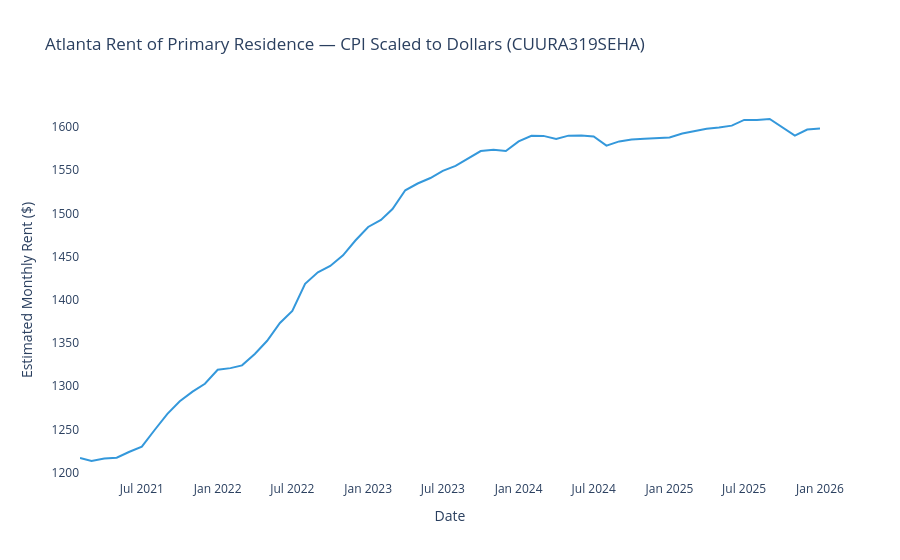

This figure's notebook cell:
### Code cell
# Rescale CPI index → dollar rents
col = fred_df.columns[1]  # second column is the value column
cpi_latest = fred_df[col].iloc[-1]
fred_df["rent_dollars"] = (fred_df[col] / cpi_latest * acs_anchor).round(2)

fig = px.line(
    fred_df, x="date", y="rent_dollars",
    title="Atlanta Rent of Primary Residence — CPI Scaled to Dollars (CUURA319SEHA)",
    labels={"rent_dollars":"Estimated Monthly Rent ($)","date":"Date"},
    color_discrete_sequence=["#3498db"]
)
fig.update_layout(plot_bgcolor="white", paper_bgcolor="white")
fig.show()

### Figure 1 — Plotly figure (JSON) as saved in the notebook; plotly's stock layout.template omitted (floating-point values rounded to 4 significant figures)
{"data": [{"hovertemplate": "Date=%{x}<br>Estimated Monthly Rent ($)=%{y}<extra></extra>", "legendgroup": "", "line": {"color": "#3498db", "dash": "solid"}, "marker": {"symbol": "circle"}, "mode": "lines", "name": "", "orientation": "v", "showlegend": false, "type": "scatter", "x": ["2021-02-01", "2021-03-01", "2021-04-01", "2021-05-01", "2021-06-01", "2021-07-01", "2021-08-01", "2021-09-01", "2021-10-01", "2021-11-01", "2021-12-01", "2022-01-01", "2022-02-01", "2022-03-01", "2022-04-01", "2022-05-01", "2022-06-01", "2022-07-01", "2022-08-01", "2022-09-01", "2022-10-01", "2022-11-01", "2022-12-01", "2023-01-01", "2023-02-01", "2023-03-01", "2023-04-01", "2023-05-01", "2023-06-01", "2023-07-01", "2023-08-01", "2023-09-01", "2023-10-01", "2023-11-01", "2023-12-01", "2024-01-01", "2024-02-01", "2024-03-01", "2024-04-01", "2024-05-01", "2024-06-01", "2024-07-01", "2024-08-01", "2024-09-01", "2024-10-01", "2024-11-01", "2024-12-01", "2025-01-01", "2025-02-01", "2025-03-01", "2025-04-01", "2025-05-01", "2025-06-01", "2025-07-01", "2025-08-01", "2025-09-01", "2025-11-01", "2025-12-01", "2026-01-01"], "xaxis": "x", "y": [1217.0, 1213.0, 1216.0, 1217.0, 1224.0, 1230.0, 1249.0, 1268.0, 1283.0, 1294.0, 1303.0, 1319.0, 1321.0, 1324.0, 1337.0, 1353.0, 1373.0, 1387.0, 1418.0, 1432.0, 1439.0, 1451.0, 1469.0, 1484.0, 1492.0, 1505.0, 1527.0, 1535.0, 1541.0, 1549.0, 1555.0, 1564.0, 1572.0, 1574.0, 1572.0, 1583.0, 1590.0, 1590.0, 1586.0, 1590.0, 1590.0, 1589.0, 1578.0, 1583.0, 1586.0, 1586.0, 1587.0, 1588.0, 1592.0, 1595.0, 1598.0, 1599.0, 1602.0, 1608.0, 1608.0, 1609.0, 1590.0, 1597.0, 1598.0], "yaxis": "y"}], "layout": {"legend": {"tracegroupgap": 0}, "paper_bgcolor": "white", "plot_bgcolor": "white", "title": {"text": "Atlanta Rent of Primary Residence — CPI Scaled to Dollars (CUURA319SEHA)"}, "xaxis": {"anchor": "y", "domain": [0.0, 1.0], "title": {"text": "Date"}}, "yaxis": {"anchor": "x", "domain": [0.0, 1.0], "title": {"text": "Estimated Monthly Rent ($)"}}}}
